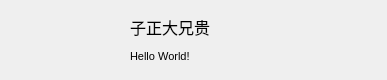
<?xml version="1.0" encoding="UTF-8"?>
<ui version="4.0">
 <class>ChatUserWid</class>
 <widget class="QWidget" name="ChatUserWid">
  <property name="geometry">
   <rect>
    <x>0</x>
    <y>0</y>
    <width>387</width>
    <height>80</height>
   </rect>
  </property>
  <property name="sizePolicy">
   <sizepolicy hsizetype="Expanding" vsizetype="Preferred">
    <horstretch>0</horstretch>
    <verstretch>0</verstretch>
   </sizepolicy>
  </property>
  <property name="minimumSize">
   <size>
    <width>45</width>
    <height>80</height>
   </size>
  </property>
  <property name="maximumSize">
   <size>
    <width>2049</width>
    <height>80</height>
   </size>
  </property>
  <property name="windowTitle">
   <string>Form</string>
  </property>
  <property name="layoutDirection">
   <enum>Qt::LeftToRight</enum>
  </property>
  <property name="autoFillBackground">
   <bool>true</bool>
  </property>
  <property name="styleSheet">
   <string notr="true"/>
  </property>
  <layout class="QHBoxLayout" name="horizontalLayout_2">
   <property name="spacing">
    <number>2</number>
   </property>
   <property name="leftMargin">
    <number>4</number>
   </property>
   <property name="topMargin">
    <number>4</number>
   </property>
   <property name="rightMargin">
    <number>4</number>
   </property>
   <property name="bottomMargin">
    <number>6</number>
   </property>
   <item>
    <spacer name="horizontalSpacer">
     <property name="orientation">
      <enum>Qt::Horizontal</enum>
     </property>
     <property name="sizeHint" stdset="0">
      <size>
       <width>40</width>
       <height>20</height>
      </size>
     </property>
    </spacer>
   </item>
   <item>
    <widget class="QLabel" name="Lab_Icon">
     <property name="minimumSize">
      <size>
       <width>55</width>
       <height>55</height>
      </size>
     </property>
     <property name="maximumSize">
      <size>
       <width>55</width>
       <height>55</height>
      </size>
     </property>
     <property name="autoFillBackground">
      <bool>false</bool>
     </property>
     <property name="text">
      <string/>
     </property>
     <property name="pixmap">
      <pixmap resource="../Assets.qrc">:/Skin/Image/HeadIcon06.jpg</pixmap>
     </property>
     <property name="scaledContents">
      <bool>true</bool>
     </property>
     <property name="alignment">
      <set>Qt::AlignCenter</set>
     </property>
    </widget>
   </item>
   <item>
    <spacer name="horizontalSpacer_3">
     <property name="orientation">
      <enum>Qt::Horizontal</enum>
     </property>
     <property name="sizeType">
      <enum>QSizePolicy::Minimum</enum>
     </property>
     <property name="sizeHint" stdset="0">
      <size>
       <width>20</width>
       <height>20</height>
      </size>
     </property>
    </spacer>
   </item>
   <item>
    <widget class="QWidget" name="user_info_wid" native="true">
     <property name="sizePolicy">
      <sizepolicy hsizetype="Maximum" vsizetype="Fixed">
       <horstretch>1</horstretch>
       <verstretch>0</verstretch>
      </sizepolicy>
     </property>
     <property name="minimumSize">
      <size>
       <width>5</width>
       <height>65</height>
      </size>
     </property>
     <property name="maximumSize">
      <size>
       <width>300</width>
       <height>65</height>
      </size>
     </property>
     <property name="autoFillBackground">
      <bool>false</bool>
     </property>
     <property name="styleSheet">
      <string notr="true"/>
     </property>
     <widget class="QLabel" name="Lab_BigName">
      <property name="geometry">
       <rect>
        <x>9</x>
        <y>6</y>
        <width>350</width>
        <height>30</height>
       </rect>
      </property>
      <property name="sizePolicy">
       <sizepolicy hsizetype="Minimum" vsizetype="Preferred">
        <horstretch>0</horstretch>
        <verstretch>0</verstretch>
       </sizepolicy>
      </property>
      <property name="minimumSize">
       <size>
        <width>0</width>
        <height>30</height>
       </size>
      </property>
      <property name="maximumSize">
       <size>
        <width>16777215</width>
        <height>30</height>
       </size>
      </property>
      <property name="font">
       <font>
        <family>微软雅黑</family>
        <pointsize>12</pointsize>
       </font>
      </property>
      <property name="autoFillBackground">
       <bool>false</bool>
      </property>
      <property name="text">
       <string>子正大兄贵</string>
      </property>
     </widget>
     <widget class="QLabel" name="Lab_UserSlogen">
      <property name="geometry">
       <rect>
        <x>9</x>
        <y>40</y>
        <width>350</width>
        <height>20</height>
       </rect>
      </property>
      <property name="sizePolicy">
       <sizepolicy hsizetype="Minimum" vsizetype="Preferred">
        <horstretch>0</horstretch>
        <verstretch>0</verstretch>
       </sizepolicy>
      </property>
      <property name="maximumSize">
       <size>
        <width>550</width>
        <height>16777215</height>
       </size>
      </property>
      <property name="font">
       <font>
        <pointsize>8</pointsize>
       </font>
      </property>
      <property name="autoFillBackground">
       <bool>false</bool>
      </property>
      <property name="text">
       <string>Hello World!</string>
      </property>
     </widget>
    </widget>
   </item>
   <item>
    <spacer name="horizontalSpacer_2">
     <property name="orientation">
      <enum>Qt::Horizontal</enum>
     </property>
     <property name="sizeHint" stdset="0">
      <size>
       <width>40</width>
       <height>20</height>
      </size>
     </property>
    </spacer>
   </item>
  </layout>
 </widget>
 <resources>
  <include location="../Assets.qrc"/>
 </resources>
 <connections/>
</ui>
